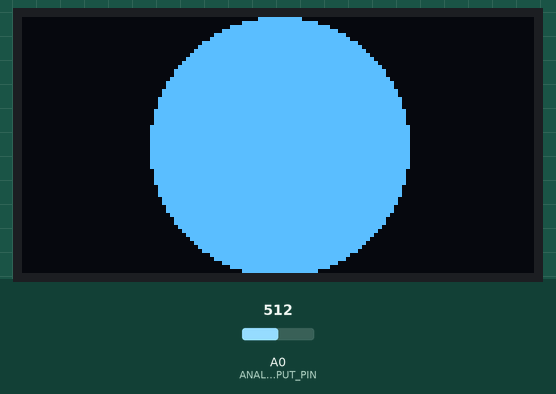
This sketch was run on a simulated Arduino Uno, built with avr-gcc and run on an emulated ATmega328P. Parts: 128×64 one-colour display. Inputs (shaded band) come from the test bench; at power-on: A0 (ANALOG_INPUT_PIN) = 512.

Above: at 1.2 s.
1.3 s: A0 (ANALOG_INPUT_PIN) set to 716
At 2.3 s:
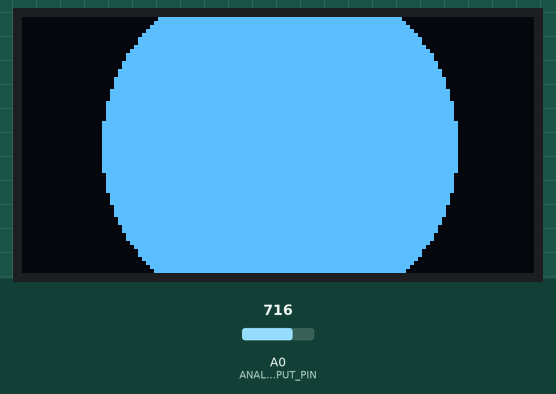
2.9 s: A0 (ANALOG_INPUT_PIN) set to 900
At 4.1 s:
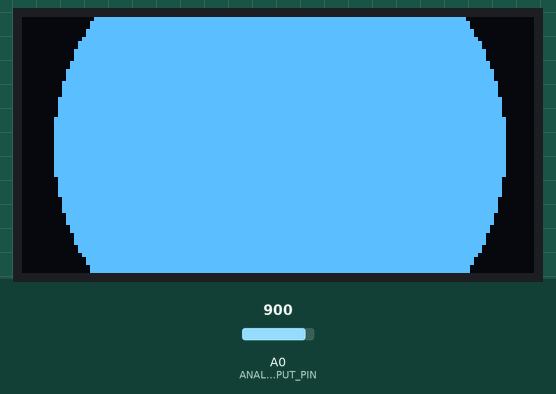
4.4 s: A0 (ANALOG_INPUT_PIN) set to 1023
At 4.9 s:
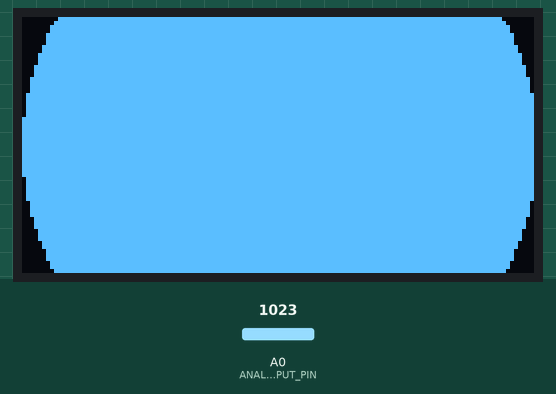
Timing chart, 0 to 7.4 s (numbered marks = the images above; inputs shaded):
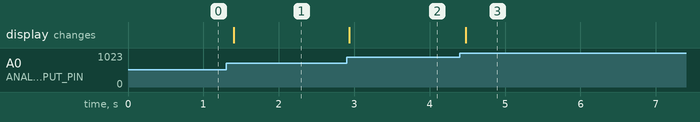

The sketch:

AnalogBallSize.ino
```cpp
/**
 * Change the size of the circle depending on analog input
 *
 * This code has been tested on:
 *  - the Adafruit Huzzah32 ESP32
 *  - Arduino Leonardo
 *
 * For our OLED tutorials, see:
 * https://makeabilitylab.github.io/physcomp/
 *
 * Adafruit Gfx Library:
 * https://learn.adafruit.com/adafruit-gfx-graphics-library/overview
 *
 * Adafruit OLED tutorials:
 * https://learn.adafruit.com/monochrome-oled-breakouts
 *
 * By Jon E. Froehlich
 * @jonfroehlich
 * http://makeabilitylab.io
 *
 */

#include <SPI.h>
#include <Wire.h>
#include <Adafruit_GFX.h>
#include <Adafruit_SSD1306.h>

#define SCREEN_WIDTH 128 // OLED display width, in pixels
#define SCREEN_HEIGHT 64 // OLED display height, in pixels

// Declaration for an SSD1306 display connected to I2C (SDA, SCL pins)
#define OLED_RESET     4 // Reset pin # (or -1 if sharing Arduino reset pin)
Adafruit_SSD1306 _display(SCREEN_WIDTH, SCREEN_HEIGHT, &Wire, OLED_RESET);

// Change to 4095 for 12-bit ADCs like ESP32 & 1023 for 10-bit ADCs like Arduino Uno/Leonardo
const int MAX_ANALOG_INPUT = 1023;
const int ANALOG_INPUT_PIN = A0;

void setup() {
  Serial.begin(9600);

  // SSD1306_SWITCHCAPVCC = generate display voltage from 3.3V internally
  if(!_display.begin(SSD1306_SWITCHCAPVCC, 0x3D)) { // Address 0x3D for 128x64
    Serial.println(F("SSD1306 allocation failed"));
    for(;;); // Don't proceed, loop forever
  }

  _display.clearDisplay();
}

void loop() {
  // On each loop, we'll want to clear the display so we're not writing over
  // previously drawn data
  _display.clearDisplay();

  // Read the analog input value
  int sensorVal = analogRead(ANALOG_INPUT_PIN);

  // The maximum radius is either the display width or height, whichever is smallest
  int maxRadius = min(_display.width(), _display.height());

  // Now calculate the radius based on the sensor val
  int radius = map(sensorVal, 0, MAX_ANALOG_INPUT, 0, maxRadius);

  // Center the circle
  int xCircle = _display.width() / 2;
  int yCircle = _display.height() / 2;

  // Draw it on the screen
  _display.fillCircle(xCircle, yCircle,  radius, SSD1306_WHITE);

  // Render the graphics buffer to screen
  _display.display();

  delay(50);
}
```

Measured:
- after the input at 1.3 s, the display: changes after 0.11 s (image 1)
- after the input at 2.9 s, the display: changes at once (image 2)
- after the input at 4.4 s, the display: changes after 0.08 s (image 3)
